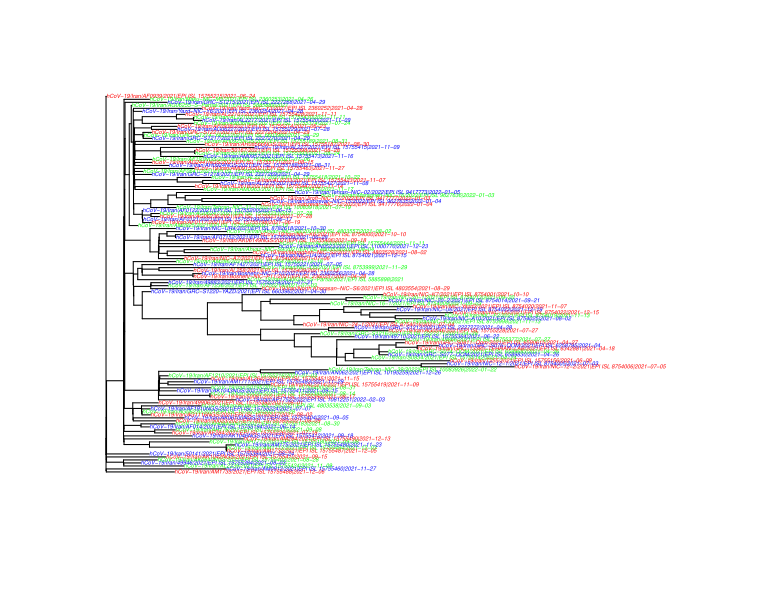

Recreate this plot in R.
# Load necessary packages
library(ape)
library(phangorn)

# Read in the optimized tree topology
tree_optimized <- read.tree("result.raxml-2.nwk")

# Prune the tree to remove some nodes or branches
tree_pruned <- drop.tip(tree_optimized, c("hCoV-19/Iran/NIC-A7/2021|EPI_ISL_8754024|2021-07-06:1e-08"))

# Collapse multifurcating nodes to simplify the tree
tree_simple <- multi2di(tree_pruned)

# Define a vector of colors for each group
group_colors <- c("red", "blue", "green")

# Assign a color to each tip label based on the group variable
group <- c("Group1", "Group2", "Group1", "Group3", "Group2", "Group3")
tip_colors <- group_colors[as.factor(group)]

# Plot the simplified tree with larger font size, longer branches, and colored tip labels
plot(tree_simple, cex = 0.3, edge.length = 10, tip.color = tip_colors)
